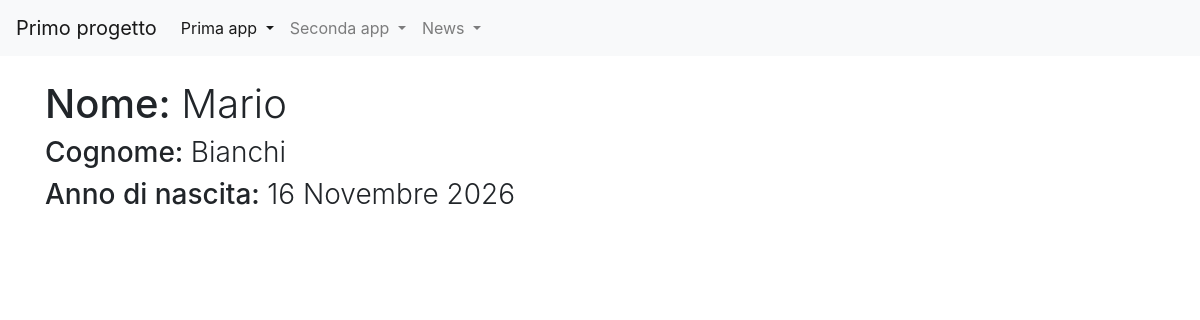
The page /news/giornalista_detail/3 on the database its author committed.
### news/models.py (models this page shows, shortened)
class Giornalista (models. Model):
    nome = models.CharField(max_length=20)
    cognome =  models.CharField(max_length=20)
    anno_di_nascita = models.DateField(blank=True)
    class Meta:
        verbose_name = "Giornalista"
        verbose_name_plural = "Giornalisti"

### news/views.py (the view)
# urls.py: path("giornalista_detail/<int:pk>", giornalistaDetailView, name="giornalista_detail"),
def giornalistaDetailView(request, pk):
        giornalista = get_object_or_404(Giornalista, pk=pk)
        context = {'giornalista': giornalista}
        return render(request, 'news/giornalista_detail.html', context)

### news/templates/news/giornalista_detail.html (shortened to what this page needs)
{% extends 'base.html' %}
{% block content %}
    <h1>Nome: <span style="font-weight: 300;">{{ giornalista.nome }}</span></h1>
    <h3>Cognome: <span style="font-weight: 300;">{{ giornalista.cognome }}</span></h3>
    <h3>Anno di nascita: <span style="font-weight: 300;">{{ giornalista.anno_di_nascita }}</span></h3>
{% endblock content %}

### rows shown on the page
Giornalista: nome "Mario", cognome "Bianchi", anno_di_nascita "16 Novembre 2026"
